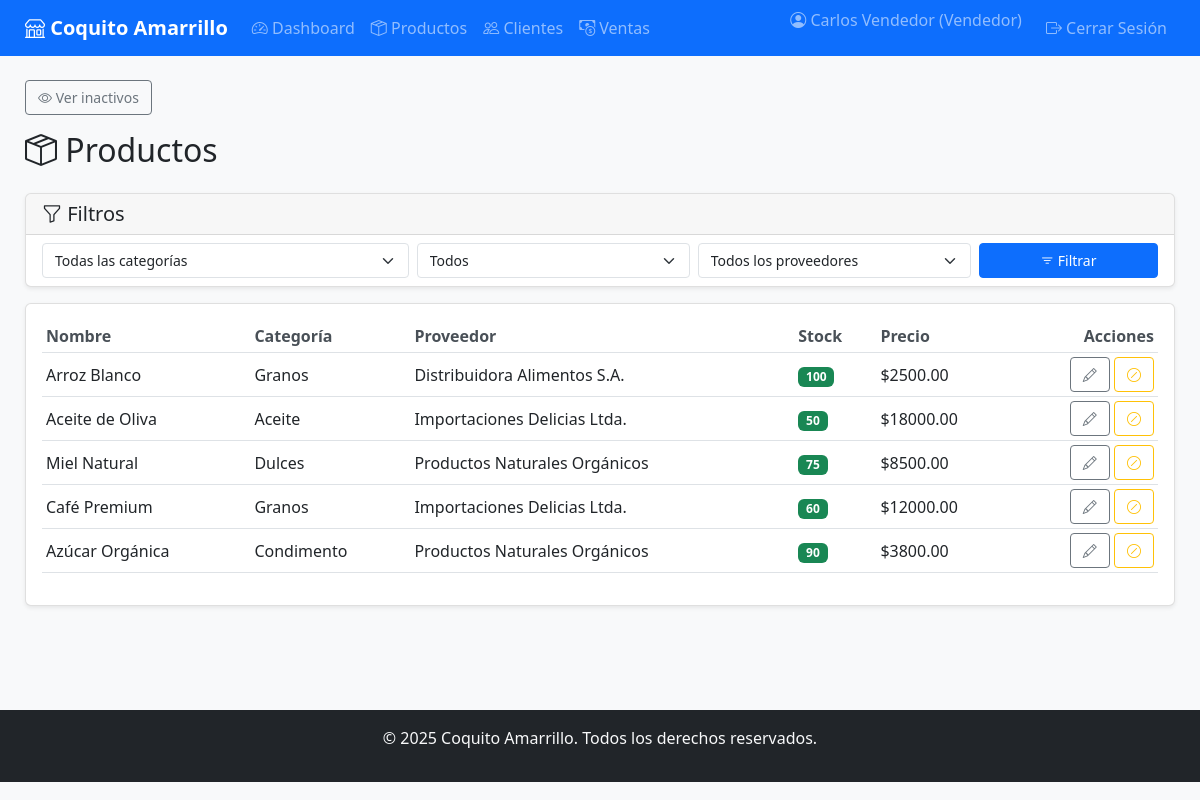
The app's page /products/ (signed in), older data.
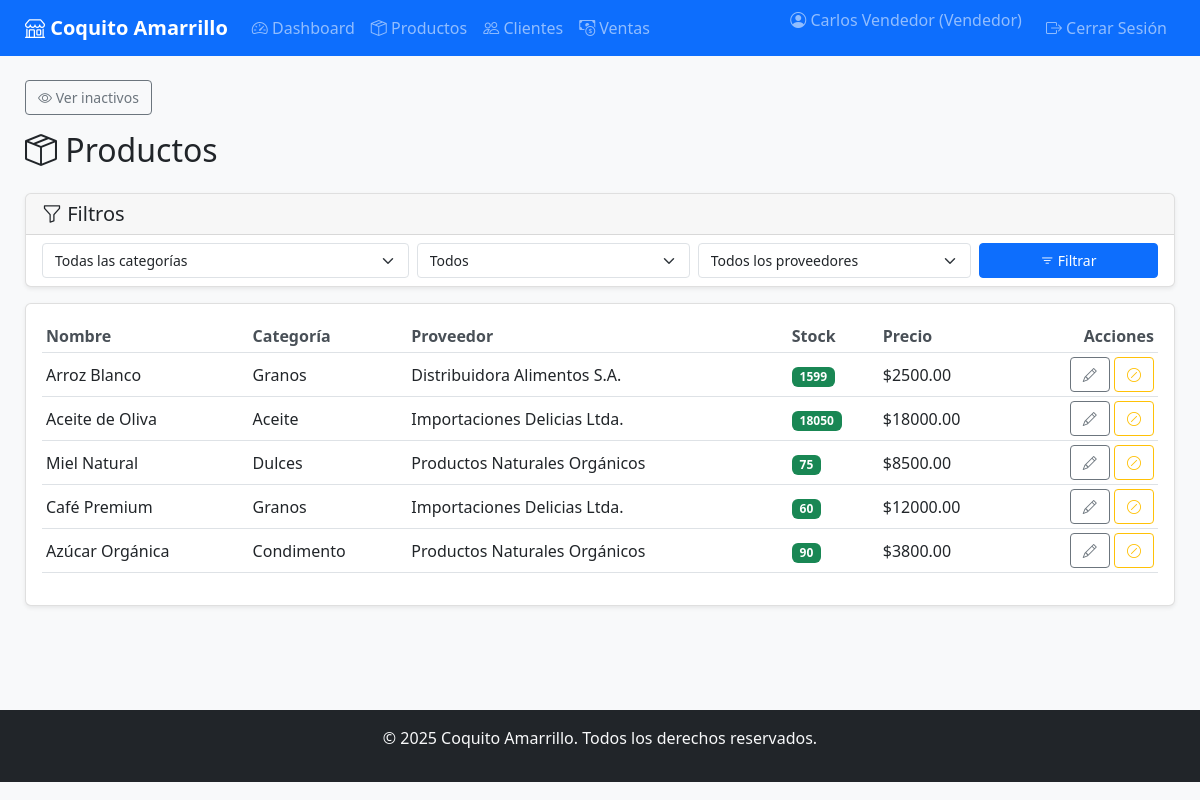
The same page, newer data.
### app/models/product.py (models this page shows, shortened)
class Product(db.Model):
    __tablename__ = 'productos'
    id_producto = db.Column(db.Integer, primary_key=True)
    nombre = db.Column(db.String(100), nullable=False)
    categoria = db.Column(db.String(100), nullable=False)
    descripcion = db.Column(db.Text)
    precio = db.Column(db.Numeric(10, 2), nullable=False)
    stock = db.Column(db.Integer, default=0)
    proveedor_id = db.Column(db.Integer, db.ForeignKey('proveedores.id_proveedor'))
    activo = db.Column(db.Boolean, default=True)  # Campo para soft delete
    fecha_eliminacion = db.Column(db.DateTime)    # Fecha de desactivación
    proveedor = relationship('Supplier', back_populates='productos')
    ventas = relationship('SaleProduct', back_populates='producto')
    ordenes_cliente = relationship('ClientOrderProduct', back_populates='producto')
    ordenes_proveedor = relationship('SupplierOrderProduct', back_populates='producto')

### app/models/supplier.py (models this page shows, shortened)
class Supplier(db.Model):
    __tablename__ = 'proveedores'
    id_proveedor = db.Column(db.Integer, primary_key=True)
    nombre = db.Column(db.String(100), nullable=False)
    contacto = db.Column(db.String(100))
    ciudad_id = db.Column(db.Integer, db.ForeignKey('ciudades.id_ciudad'))
    activo = db.Column(db.Boolean, default=True)
    fecha_eliminacion = db.Column(db.DateTime)
    usuario_id = db.Column(db.Integer, db.ForeignKey('usuarios.id_usuario'))
    ciudad = relationship('City', back_populates='proveedores')
    productos = relationship('Product', back_populates='proveedor')
    ordenes = relationship('SupplierOrder', back_populates='proveedor')
    empleados = relationship('Staff', back_populates='proveedor')

### app/routes/products.py (the view)
@products_bp.route('/')
@login_required
def list_products():
    products = Product.query.all()
    if current_user.rol.nombre not in ['Administrador', 'Vendedor']:
        flash('No tienes permisos para acceder a esta página', 'danger')
        return redirect(url_for('dashboard.dashboard'))
    categorias = [row[0] for row in db.session.query(distinct(Product.categoria)).all() if row[0]]
    proveedores = Supplier.query.filter_by(activo=True).all()
    try:
        mostrar_inactivos = request.args.get('mostrar_inactivos', 'false').lower() in ['1', 'true', 'yes']
        if mostrar_inactivos:
            products = Product.query.all()
        else:
            products = Product.query.filter_by(activo=True).all()
        categoria = request.args.get('categoria', '').strip()
        disponibilidad = request.args.get('disponibilidad', '').strip()
        proveedor_id = request.args.get('proveedor', '').strip()
        query = Product.query
        if not (mostrar_inactivos and current_user.rol.nombre == 'Administrador'):
            query = query.filter(Product.activo == True)
        if categoria:
            query = query.filter(Product.categoria.ilike(f"%{categoria}%"))
        if disponibilidad == 'disponible':
            query = query.filter(Product.stock > 0)
        elif disponibilidad == 'agotado':
            query = query.filter(Product.stock == 0)
        if proveedor_id:
            query = query.filter(Product.proveedor_id == int(proveedor_id))
        products = query.all()
        form = EmptyForm()
        return render_template(
            'products/list.html',
            products=products,
            mostrar_inactivos=mostrar_inactivos,
            proveedores=proveedores,
            categorias=categorias,
            form=form
            )
    except Exception as e:
        flash(f'Error al cargar Productos: {str(e)}', 'danger')
        return redirect(url_for('dashboard.dashboard'))

### app/forms.py
class EmptyForm(FlaskForm):
    pass

### app/__init__.py (called while the page is built)
@login_manager.user_loader
def load_user(user_id):
    from app.models import User
    return User.query.get(int(user_id))

### app/templates/products/list.html (shortened to what the changed rows need)
{% extends "base.html" %}
{% block content %}
<div class="d-flex justify-content-between align-items-center mb-3 mb-md-4">
    <h1 class="h2 mb-0 text-dark"><i class="bi bi-box-seam d-none d-md-inline"></i> Productos</h1>
</div>
<div class="card">
    <div class="card-body table-responsive">
        {% if products %}
        <table class="table table-sm table-hover align-middle">
            <thead>
                <tr>
                    <th>Nombre</th>
                    <th>Categoría</th>
                    <th>Proveedor</th>
                    <th>Stock</th>
                    <th>Precio</th>
                    <th class="text-end">Acciones</th>
                </tr>
            </thead>
            <tbody>
                {% for product in products %}
                <tr>
                    <td>{{ product.nombre }}</td>
                    <td>{{ product.categoria }}</td>
                    <td>{{ product.proveedor.nombre if product.proveedor else '-' }}</td>
                    <td>
                        {% if product.stock > 0 %}
                        <span class="badge bg-success">{{ product.stock }}</span>
                        {% else %}
                        <span class="badge bg-danger">Agotado</span>
                        {% endif %}
                    </td>
                    <td>${{ '%.2f'|format(product.precio) }}</td>
                    <td class="text-end">
                        <a href="{{ url_for('products.edit_product', product_id=product.id_producto) }}"
                            class="btn btn-sm btn-outline-secondary">
                            <i class="bi bi-pencil"></i>
                        </a>
                        {% if product.activo %}
                        <form action="{{ url_for('products.delete_product', product_id=product.id_producto) }}"
                            method="POST" class="d-inline">
                            <button type="submit" class="btn btn-sm btn-outline-warning"
                                onclick="return confirm('¿Seguro que deseas desactivar este producto?')">
                                <i class="bi bi-slash-circle"></i>
                            </button>
                        </form>
                        {% endif %}
                    </td>
                </tr>
                {% endfor %}
            </tbody>
        </table>
        {% else %}
        <p class="text-center text-muted">No se encontraron productos.</p>
        {% endif %}
    </div>
</div>
{% endblock %}

Row changes from the older to the newer data that the page shows:
changed Product "Arroz Blanco": stock "100" → "1599"
changed Product "Aceite de Oliva": stock "50" → "18050"
